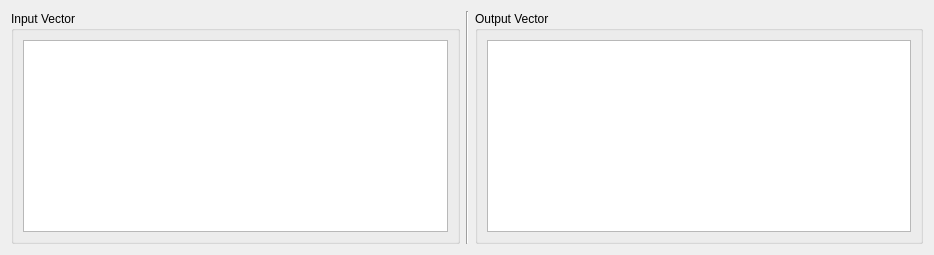
<?xml version="1.0" encoding="UTF-8"?>
<ui version="4.0">
 <class>TraficAnalysis</class>
 <widget class="QWidget" name="TraficAnalysis">
  <property name="geometry">
   <rect>
    <x>0</x>
    <y>0</y>
    <width>934</width>
    <height>246</height>
   </rect>
  </property>
  <property name="windowTitle">
   <string>Form</string>
  </property>
  <layout class="QHBoxLayout" name="horizontalLayout">
   <item>
    <widget class="QGroupBox" name="inBox">
     <property name="title">
      <string>Input Vector</string>
     </property>
     <layout class="QVBoxLayout" name="verticalLayout">
      <item>
       <widget class="QTextBrowser" name="inputVector">
        <property name="sizePolicy">
         <sizepolicy hsizetype="MinimumExpanding" vsizetype="MinimumExpanding">
          <horstretch>0</horstretch>
          <verstretch>0</verstretch>
         </sizepolicy>
        </property>
        <property name="font">
         <font>
          <family>Monospace</family>
          <pointsize>11</pointsize>
         </font>
        </property>
       </widget>
      </item>
     </layout>
    </widget>
   </item>
   <item>
    <widget class="Line" name="line">
     <property name="orientation">
      <enum>Qt::Vertical</enum>
     </property>
    </widget>
   </item>
   <item>
    <widget class="QGroupBox" name="outBox">
     <property name="title">
      <string>Output Vector</string>
     </property>
     <layout class="QVBoxLayout" name="verticalLayout_2">
      <item>
       <widget class="QTextBrowser" name="outputVector">
        <property name="sizePolicy">
         <sizepolicy hsizetype="MinimumExpanding" vsizetype="MinimumExpanding">
          <horstretch>0</horstretch>
          <verstretch>0</verstretch>
         </sizepolicy>
        </property>
        <property name="font">
         <font>
          <family>Monospace</family>
          <pointsize>11</pointsize>
         </font>
        </property>
       </widget>
      </item>
     </layout>
    </widget>
   </item>
  </layout>
 </widget>
 <resources/>
 <connections/>
</ui>
